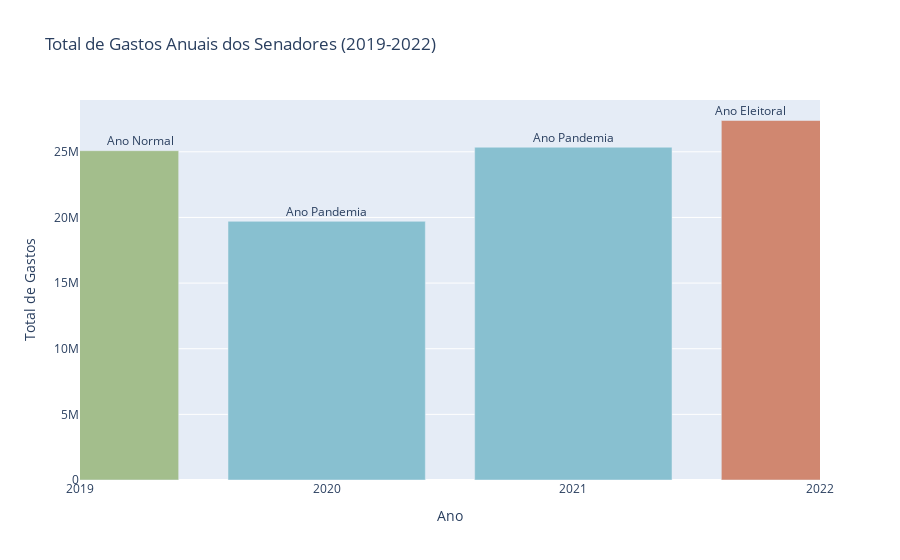

Notebook code cell kept with this figure:
### Markdown cell above
### Gastos totais anuais

### Code cell
# Calcular o total de gastos por ano
total_gastos_anuais = df.groupby(df['DATA'].dt.year).VALOR_REEMBOLSADO.sum().reset_index()

# Filtrar para incluir apenas os anos a partir de 2019
total_gastos_anuais = total_gastos_anuais[total_gastos_anuais['DATA'] >= 2019]

# Criar um gráfico de barras para representar o total de gastos anuais dos senadores
fig = px.bar(total_gastos_anuais, x='DATA', y='VALOR_REEMBOLSADO', 
             title='Total de Gastos Anuais dos Senadores (2019-2022)',
             labels={'VALOR_REEMBOLSADO': 'Total de Gastos', 'DATA': 'Ano'})

# Definir os limites do eixo x para começar a partir de 2019 e mostrar apenas valores inteiros
fig.update_xaxes(range=[2019, 2022], tickmode='linear', dtick=1)

# Alterar as cores das barras
fig.update_traces(marker_color=['#A3BE8C', '#88C0D0', '#88C0D0', '#D08770'])

# Adicionar uma legenda identificando o ano de 2022 como "Ano Eleitoral"
fig.update_layout(legend_title='Legenda', legend=dict(x=0.01, y=0.99),
                  annotations=[dict(x=2022, y=total_gastos_anuais.loc[total_gastos_anuais['DATA'] == 2022, 'VALOR_REEMBOLSADO'].values[0],
                                    text="Ano Eleitoral", showarrow=False, yshift= 10, xshift = -70)])


# Adicionar legenda personalizada
fig.add_annotation(x=2019, y=total_gastos_anuais.loc[total_gastos_anuais['DATA'] == 2019, 'VALOR_REEMBOLSADO'].values[0],
                   text="Ano Normal", showarrow=False, yshift=10, xshift = 60)
fig.add_annotation(x=2020, y=total_gastos_anuais.loc[total_gastos_anuais['DATA'] == 2020, 'VALOR_REEMBOLSADO'].values[0],
                   text="Ano Pandemia", showarrow=False, yshift=10)
fig.add_annotation(x=2021, y=total_gastos_anuais.loc[total_gastos_anuais['DATA'] == 2021, 'VALOR_REEMBOLSADO'].values[0],
                   text="Ano Pandemia", showarrow=False, yshift=10)

# Adicionar rótulos aos eixos
fig.update_xaxes(title_text='Ano')
fig.update_yaxes(title_text='Total de Gastos')

# Exibir o gráfico
fig.show()

### Figure 1 — Plotly figure (JSON) as saved in the notebook; plotly's stock layout.template omitted (floating-point values rounded to 4 significant figures)
{"data": [{"alignmentgroup": "True", "hovertemplate": "Ano=%{x}<br>Total de Gastos=%{y}<extra></extra>", "legendgroup": "", "marker": {"color": ["#A3BE8C", "#88C0D0", "#88C0D0", "#D08770"], "pattern": {"shape": ""}}, "name": "", "offsetgroup": "", "orientation": "v", "showlegend": false, "textposition": "auto", "type": "bar", "x": [2019, 2020, 2021, 2022, 2023], "xaxis": "x", "y": [25090000.0, 19700000.0, 25350000.0, 27380000.0, 334800.0], "yaxis": "y"}], "layout": {"annotations": [{"showarrow": false, "text": "Ano Eleitoral", "x": 2022, "xshift": -70, "y": 27380000.0, "yshift": 10}, {"showarrow": false, "text": "Ano Normal", "x": 2019, "xshift": 60, "y": 25090000.0, "yshift": 10}, {"showarrow": false, "text": "Ano Pandemia", "x": 2020, "y": 19700000.0, "yshift": 10}, {"showarrow": false, "text": "Ano Pandemia", "x": 2021, "y": 25350000.0, "yshift": 10}], "barmode": "relative", "legend": {"title": {"text": "Legenda"}, "tracegroupgap": 0, "x": 0.01, "y": 0.99}, "title": {"text": "Total de Gastos Anuais dos Senadores (2019-2022)"}, "xaxis": {"anchor": "y", "domain": [0, 1], "dtick": 1, "range": [2019, 2022], "tickmode": "linear", "title": {"text": "Ano"}}, "yaxis": {"anchor": "x", "domain": [0, 1], "title": {"text": "Total de Gastos"}}}}
